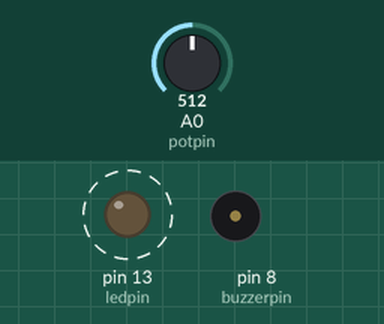
Recording of a sketch running on a simulated Arduino Uno, built with avr-gcc and run on an emulated ATmega328P. Parts: output pins drawn as LEDs (lit = HIGH), buzzer (waves = sounding). Dashed ring = blinking. The test bench sets the inputs (shaded band); at power-on: A0 (potpin) = 512.

Above: at 1.8 s.
1.9 s: A0 (potpin) set to 0
At 3.0 s:
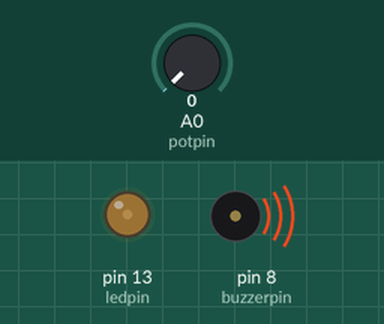
Timing chart, 0 to 2.6 s (numbered marks = the images above; inputs shaded):
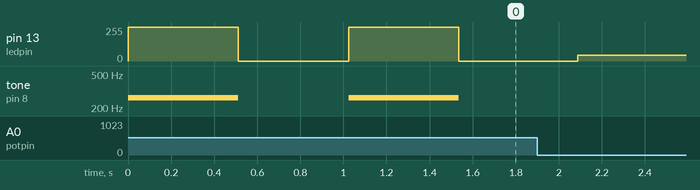

The sketch:

sketch_project03_fun.ino
```cpp
/*
Arduino Training Series by UniKidz
Robotic Programming Your Engineer
This code can be downloaded from https://github.com/efadzli/arduino_beginners
*/

int potpin = A0;
int ledpin = 13;
int buzzerpin = 8;
int val = 0;

void setup(){
  pinMode(potpin, INPUT);
  pinMode(ledpin, OUTPUT);
  pinMode(buzzerpin, OUTPUT);
}

void loop(){
  val = analogRead(potpin);
  digitalWrite(ledpin, HIGH);
  tone(buzzerpin, 262);
  delay(val);

  digitalWrite(ledpin, LOW);
  noTone(buzzerpin);
  delay(val);
}
```

Measured:
- after the input at 1.9 s, tone on pin 8 (buzzerpin): stays silent (without the input it goes to 262 Hz after 0.15 s)
- by itself, pin 13 (ledpin): alternates 255/255 for 0.51 s and 0/255 for 0.51 s
- by itself, tone on pin 8 (buzzerpin): alternates 262 Hz for 0.51 s and silent for 0.51 s
